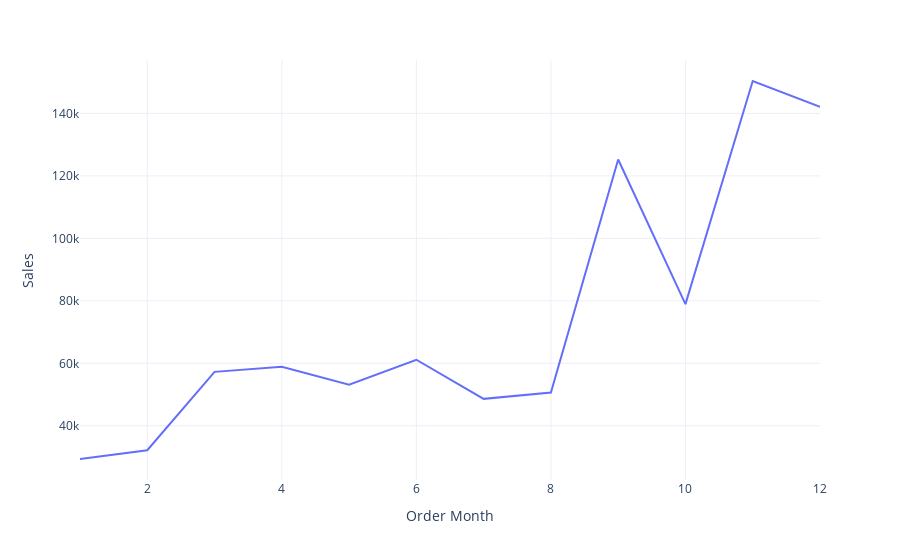

The notebook cell this image was saved under:
### Code cell
px.line(Sales_by_month,x="Order Month",y="Sales")

### Figure 1 — Plotly figure (JSON) as saved in the notebook; plotly's stock layout.template omitted (floating-point values rounded to 4 significant figures)
{"data": [{"hovertemplate": "Order Month=%{x}<br>Sales=%{y}<extra></extra>", "legendgroup": "", "line": {"color": "#636efa", "dash": "solid"}, "marker": {"symbol": "circle"}, "mode": "lines", "name": "", "orientation": "v", "showlegend": false, "type": "scatter", "x": [1, 2, 3, 4, 5, 6, 7, 8, 9, 10, 11, 12], "xaxis": "x", "y": [29370.0, 32170.0, 57260.0, 58890.0, 53130.0, 61140.0, 48620.0, 50660.0, 125200.0, 78960.0, 150400.0, 142100.0], "yaxis": "y"}], "layout": {"autosize": true, "legend": {"tracegroupgap": 0}, "margin": {"t": 60}, "xaxis": {"anchor": "y", "autorange": true, "domain": [0, 1], "range": [1, 12], "title": {"text": "Order Month"}, "type": "linear"}, "yaxis": {"anchor": "x", "autorange": true, "domain": [0, 1], "range": [22640.0, 157100.0], "title": {"text": "Sales"}, "type": "linear"}}}
